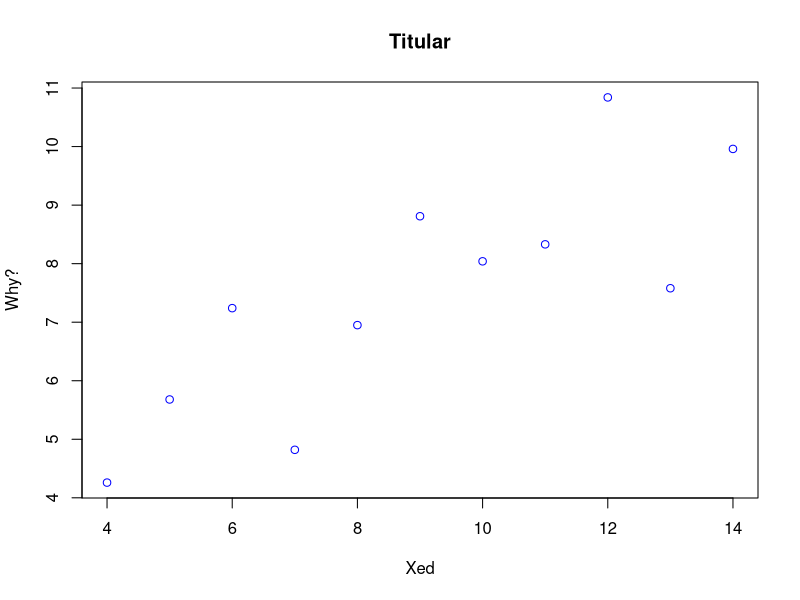

This figure's R source:
#Jillianna Farietta

#1) look at the anscombe dataset by entering the name in the interpreter
anscombe;
#2) look at the first few rows
head(anscombe);
#3) run the linear model y1~x1 (data=anscombe)
lm(anscombe$y1~anscombe$x1);
#4) look at the summary of the model
#5) plot x1,y1 and add a title and x and y labels. 
	#Plot this as points colored blue. Remember to use data=anscombe
plot(anscombe$x1,anscombe$y1, main="Titular", xlab="Xed", ylab="Why?",type="p", col = "blue")
	
#6) use a loop or similar to construct a vector with strings that look like:
#"y1~x1" for 1 to 4 e.g.(y4~x4)
#7) use your vector in a loop to run all 4 linear models
#8) do you see anything interesting?
#9) use apply to get summary stats for each column
#10) create a canvas with 4 panels 2x2 using par(mfrow())
#11) use your vector in a loop to plot all 4 models using as.formula() around your string.
#12) save the results of y1~x1 to a variable
#13) plot the lm
#14) look at ?plot.lm